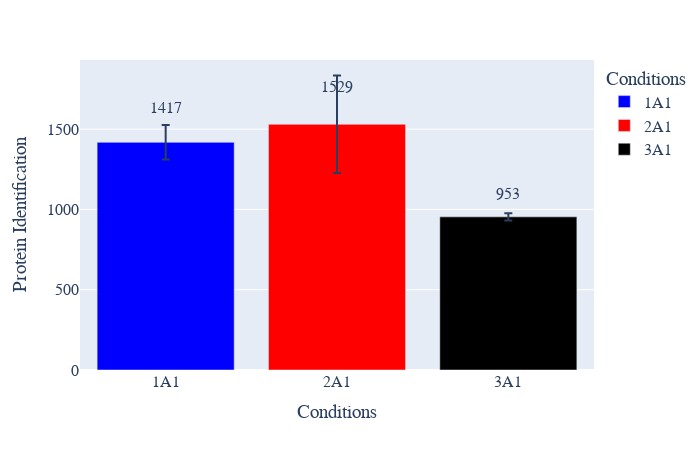

This figure's notebook cell:
### Code cell
#ID plot(protein and peptides)
plot_options={
            "mean label": "True",
            "error bar": "stdev",
            "X Title": "Conditions",
            "Y Title": "Protein Identification",
            "color": ["blue", "red", "black", "yellow", "green", "purple",
                      "orange", "brown", "pink", "gray", "olive", "cyan"],
            "width": 700,
            "height": 450,
            "font": dict(size=16, family="Arial black"),
            "ID mode": "total",
            "help for information only": \
            "Mean label options: True or False." \
            "error bar options: stdev or ci95." \
            "color: the first few colors will be used"
            "ID mode options: total, MS2, stacked." \
        }
plot_options["plot_type"] = "1" # 1 is protein, 2 is peptide
figure ,_ ,_ =ID_plots(data_obj, plot_options, saved_settings)
figure.show()
#figure.write_image("images/test.svg")

### Figure 1 — Plotly figure (JSON) as saved in the notebook; plotly's stock layout.template omitted (floating-point values rounded to 4 significant figures)
{"data": [{"alignmentgroup": "True", "error_y": {"array": [107.6]}, "hovertemplate": "Conditions=%{x}<br>IDs=%{y}<extra></extra>", "legendgroup": "1A1", "marker": {"color": "blue", "pattern": {"shape": ""}}, "name": "1A1", "offsetgroup": "1A1", "orientation": "v", "showlegend": true, "textposition": "auto", "type": "bar", "x": ["1A1"], "xaxis": "x", "y": [1418.0], "yaxis": "y"}, {"alignmentgroup": "True", "error_y": {"array": [303.9]}, "hovertemplate": "Conditions=%{x}<br>IDs=%{y}<extra></extra>", "legendgroup": "2A1", "marker": {"color": "red", "pattern": {"shape": ""}}, "name": "2A1", "offsetgroup": "2A1", "orientation": "v", "showlegend": true, "textposition": "auto", "type": "bar", "x": ["2A1"], "xaxis": "x", "y": [1530.0], "yaxis": "y"}, {"alignmentgroup": "True", "error_y": {"array": [22.82]}, "hovertemplate": "Conditions=%{x}<br>IDs=%{y}<extra></extra>", "legendgroup": "3A1", "marker": {"color": "black", "pattern": {"shape": ""}}, "name": "3A1", "offsetgroup": "3A1", "orientation": "v", "showlegend": true, "textposition": "auto", "type": "bar", "x": ["3A1"], "xaxis": "x", "y": [953.5], "yaxis": "y"}], "layout": {"annotations": [{"showarrow": false, "text": "1417", "x": "1A1", "y": 1631.0}, {"showarrow": false, "text": "1529", "x": "2A1", "y": 1759.0}, {"showarrow": false, "text": "953", "x": "3A1", "y": 1097.0}], "barmode": "relative", "font": {"family": "Arial black", "size": 16}, "height": 450, "legend": {"title": {"text": "Conditions"}, "tracegroupgap": 0}, "margin": {"t": 60}, "width": 700, "xaxis": {"anchor": "y", "categoryarray": ["1A1", "2A1", "3A1"], "categoryorder": "array", "domain": [0, 1], "title": {"text": "Conditions"}}, "yaxis": {"anchor": "x", "domain": [0, 1], "title": {"text": "Protein Identification"}}}}
